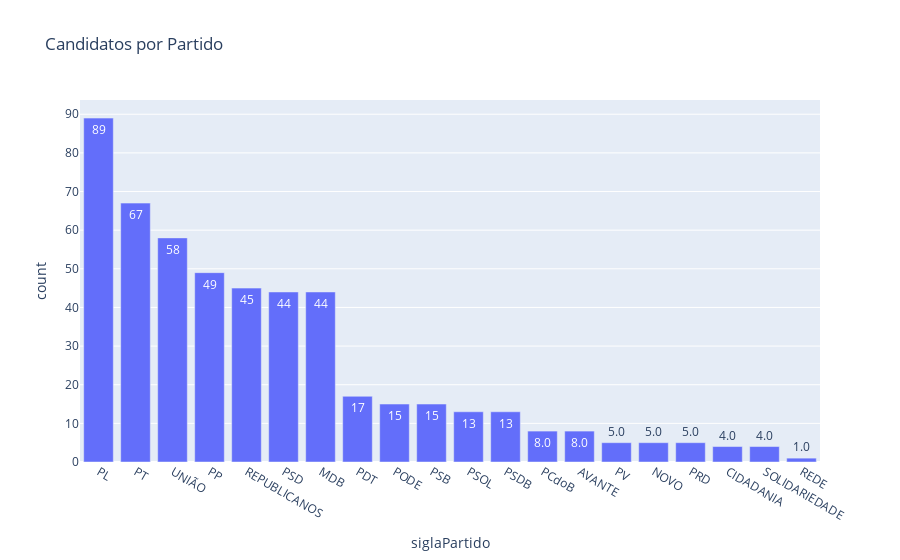

The notebook cell this image was saved under:
### Code cell
fig = px.bar(candidatos_por_partido, y='count', x='siglaPartido',  text_auto='.2s', title='Candidatos por Partido')
fig.show()

### Figure 1 — Plotly figure (JSON) as saved in the notebook; plotly's stock layout.template omitted (floating-point values rounded to 4 significant figures)
{"data": [{"hovertemplate": "siglaPartido=%{x}<br>count=%{y}<extra></extra>", "legendgroup": "", "marker": {"color": "#636efa", "pattern": {"shape": ""}}, "name": "", "orientation": "v", "showlegend": false, "textposition": "auto", "texttemplate": "%{y:.2s}", "type": "bar", "x": ["PL", "PT", "UNIÃO", "PP", "REPUBLICANOS", "PSD", "MDB", "PDT", "PODE", "PSB", "PSOL", "PSDB", "PCdoB", "AVANTE", "PV", "NOVO", "PRD", "CIDADANIA", "SOLIDARIEDADE", "REDE"], "xaxis": "x", "y": [89, 67, 58, 49, 45, 44, 44, 17, 15, 15, 13, 13, 8, 8, 5, 5, 5, 4, 4, 1], "yaxis": "y"}], "layout": {"barmode": "relative", "legend": {"tracegroupgap": 0}, "title": {"text": "Candidatos por Partido"}, "xaxis": {"anchor": "y", "domain": [0, 1], "title": {"text": "siglaPartido"}}, "yaxis": {"anchor": "x", "domain": [0, 1], "title": {"text": "count"}}}}
